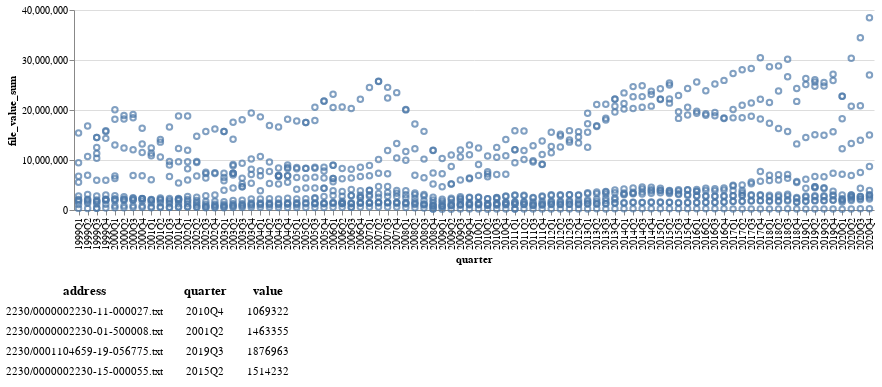

The code cell stored with this chart in its notebook:
### Code cell
import altair as alt
from altair import datum
alt.data_transformers.disable_max_rows()

input_dropdown = alt.binding_select(options=selected_cik, name='cik ')
cik_selection = alt.selection_single(fields=['cik'], bind=input_dropdown)
brush = alt.selection(type='multi')

scatter = alt.Chart(big_df).mark_point().transform_calculate(value_billion="datum.value / 1000000000")\
    .encode(
    alt.X('quarter:O'),
    alt.Y('file_value_sum:Q'),
    
    # alt.Row('cik'),
    tooltip=['quarter:O','address:N', 
             alt.Tooltip('file_value_sum:Q', format="$.3s") ,
             alt.Tooltip('file_value_sum:Q', format="$~s"),
             alt.Tooltip('fdate:T')
            ]
    # alt.Tooltip(['quarter:O','accession_number:N', 'value:O']),
    
).add_selection(cik_selection
).transform_filter(cik_selection
).add_selection(brush
).properties(width=800, height=200)

ranked_text = alt.Chart(big_df).mark_text().encode(
    y=alt.Y('row_number:O',axis=None)
).transform_window(
    row_number='row_number()'
).transform_filter(
    brush
).transform_window(
    rank='rank(row_number)'
).transform_filter(
    alt.datum.rank<5
)

# Data Tables
address = ranked_text.encode(text='address:N').properties(title='address')
quarter = ranked_text.encode(text='quarter:O').properties(title='quarter')
value = ranked_text.encode(text='file_value_sum:Q').properties(title='value')
text = alt.hconcat(address, quarter, value) # Combine data tables

alt.vconcat(
    scatter,
    text
).resolve_legend(
    color="independent"
).configure_view(
    strokeWidth=0
)

### Figure 1 — Vega-Lite specification as saved in the notebook (floating-point values rounded to 4 significant figures; data arrays with more than 128 entries replaced by an {"elided": "..."} marker saying what was removed)
{"config": {"view": {"continuousWidth": 400, "continuousHeight": 300, "strokeWidth": 0}}, "vconcat": [{"mark": "point", "encoding": {"tooltip": [{"field": "quarter", "type": "ordinal"}, {"field": "address", "type": "nominal"}, {"field": "file_value_sum", "format": "$.3s", "type": "quantitative"}, {"field": "file_value_sum", "format": "$~s", "type": "quantitative"}, {"field": "fdate", "type": "temporal"}], "x": {"field": "quarter", "type": "ordinal"}, "y": {"field": "file_value_sum", "type": "quantitative"}}, "height": 200, "selection": {"selector001": {"type": "single", "fields": ["cik"], "bind": {"input": "select", "options": {"elided": "676 int values"}, "name": "cik "}}, "selector002": {"type": "multi"}}, "transform": [{"calculate": "datum.value / 1000000000", "as": "value_billion"}, {"filter": {"selection": "selector001"}}], "width": 800}, {"hconcat": [{"mark": "text", "encoding": {"text": {"field": "address", "type": "nominal"}, "y": {"axis": null, "field": "row_number", "type": "ordinal"}}, "title": "address", "transform": [{"window": [{"op": "row_number", "field": "", "as": "row_number"}]}, {"filter": {"selection": "selector002"}}, {"window": [{"op": "rank", "field": "row_number", "as": "rank"}]}, {"filter": "(datum.rank < 5)"}]}, {"mark": "text", "encoding": {"text": {"field": "quarter", "type": "ordinal"}, "y": {"axis": null, "field": "row_number", "type": "ordinal"}}, "title": "quarter", "transform": [{"window": [{"op": "row_number", "field": "", "as": "row_number"}]}, {"filter": {"selection": "selector002"}}, {"window": [{"op": "rank", "field": "row_number", "as": "rank"}]}, {"filter": "(datum.rank < 5)"}]}, {"mark": "text", "encoding": {"text": {"field": "file_value_sum", "type": "quantitative"}, "y": {"axis": null, "field": "row_number", "type": "ordinal"}}, "title": "value", "transform": [{"window": [{"op": "row_number", "field": "", "as": "row_number"}]}, {"filter": {"selection": "selector002"}}, {"window": [{"op": "rank", "field": "row_number", "as": "rank"}]}, {"filter": "(datum.rank < 5)"}]}]}], "data": {"name": "data-c288be8afd320727bc3c079dc7aa32e8"}, "resolve": {"legend": {"color": "independent"}}, "$schema": "https://vega.github.io/schema/vega-lite/v4.17.0.json", "datasets": {"data-c288be8afd320727bc3c079dc7aa32e8": {"elided": "931 records"}}}
